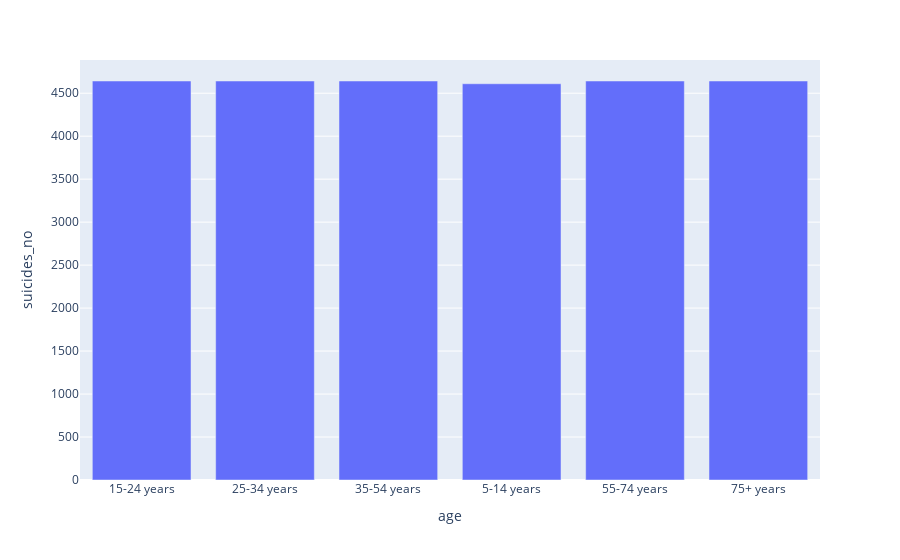

Notebook cell for this chart:
### Code cell
age = rates.groupby(['age']).count().reset_index()
fig=px.bar(age, x='age', y='suicides_no')
fig.show()

### Figure 1 — Plotly figure (JSON) as saved in the notebook; plotly's stock layout.template omitted (floating-point values rounded to 4 significant figures)
{"data": [{"alignmentgroup": "True", "hovertemplate": "age=%{x}<br>suicides_no=%{y}<extra></extra>", "legendgroup": "", "marker": {"color": "#636efa"}, "name": "", "offsetgroup": "", "orientation": "v", "showlegend": false, "textposition": "auto", "type": "bar", "x": ["15-24 years", "25-34 years", "35-54 years", "5-14 years", "55-74 years", "75+ years"], "xaxis": "x", "y": [4642, 4642, 4642, 4610, 4642, 4642], "yaxis": "y"}], "layout": {"barmode": "relative", "legend": {"tracegroupgap": 0}, "margin": {"t": 60}, "xaxis": {"anchor": "y", "domain": [0, 1], "title": {"text": "age"}}, "yaxis": {"anchor": "x", "domain": [0, 1], "title": {"text": "suicides_no"}}}}
